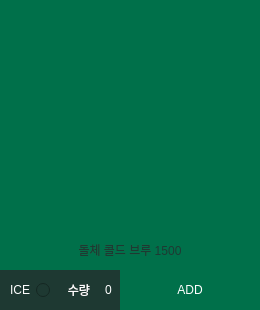
         <widget class="QFrame" name="frame_1_4">
          <property name="geometry">
           <rect>
            <x>20</x>
            <y>370</y>
            <width>260</width>
            <height>310</height>
           </rect>
          </property>
          <property name="frameShape">
           <enum>QFrame::NoFrame</enum>
          </property>
          <property name="frameShadow">
           <enum>QFrame::Raised</enum>
          </property>
          <widget class="QRadioButton" name="radioButton_1_4">
           <property name="geometry">
            <rect>
             <x>0</x>
             <y>270</y>
             <width>50</width>
             <height>40</height>
            </rect>
           </property>
           <property name="focusPolicy">
            <enum>Qt::NoFocus</enum>
           </property>
           <property name="layoutDirection">
            <enum>Qt::RightToLeft</enum>
           </property>
           <property name="styleSheet">
            <string notr="true">background-color: rgb(30, 57, 50);
color: rgb(255, 255, 255);</string>
           </property>
           <property name="text">
            <string>ICE</string>
           </property>
           <property name="checked">
            <bool>false</bool>
           </property>
           <property name="autoRepeat">
            <bool>false</bool>
           </property>
           <property name="autoExclusive">
            <bool>false</bool>
           </property>
          </widget>
          <widget class="QLabel" name="label_1_4">
           <property name="geometry">
            <rect>
             <x>50</x>
             <y>270</y>
             <width>40</width>
             <height>40</height>
            </rect>
           </property>
           <property name="styleSheet">
            <string notr="true">background-color: rgb(30, 57, 50);
color: rgb(255, 255, 255);
font: 75 9pt &quot;맑은 고딕&quot;;</string>
           </property>
           <property name="text">
            <string>수량</string>
           </property>
           <property name="alignment">
            <set>Qt::AlignRight|Qt::AlignTrailing|Qt::AlignVCenter</set>
           </property>
          </widget>
          <widget class="QLabel" name="label_image_1_4">
           <property name="geometry">
            <rect>
             <x>0</x>
             <y>0</y>
             <width>260</width>
             <height>270</height>
            </rect>
           </property>
           <property name="styleSheet">
            <string notr="true">background-color: rgb(0, 112, 74);</string>
           </property>
           <property name="text">
            <string/>
           </property>
          </widget>
          <widget class="QSpinBox" name="spinBox_1_4">
           <property name="geometry">
            <rect>
             <x>90</x>
             <y>270</y>
             <width>50</width>
             <height>40</height>
            </rect>
           </property>
           <property name="focusPolicy">
            <enum>Qt::WheelFocus</enum>
           </property>
           <property name="styleSheet">
            <string notr="true">background-color: rgb(30, 57, 50);
color: rgb(255, 255, 255);</string>
           </property>
           <property name="frame">
            <bool>false</bool>
           </property>
           <property name="alignment">
            <set>Qt::AlignCenter</set>
           </property>
          </widget>
          <widget class="QPushButton" name="pushButton_1_4">
           <property name="geometry">
            <rect>
             <x>120</x>
             <y>270</y>
             <width>140</width>
             <height>40</height>
            </rect>
           </property>
           <property name="focusPolicy">
            <enum>Qt::StrongFocus</enum>
           </property>
           <property name="styleSheet">
            <string notr="true">QPushButton{
	font: 9pt &quot;맑은 고딕&quot;;
	color: rgb(255, 255, 255);
	background-color: rgb(0, 112, 74);
	border: 0px;
}
QPushButton:hover{
	color: rgb(0, 0, 0);
	background-color: rgb(0, 255, 166);
}</string>
           </property>
           <property name="text">
            <string>ADD</string>
           </property>
          </widget>
          <widget class="QLabel" name="label_p_1_4">
           <property name="geometry">
            <rect>
             <x>0</x>
             <y>230</y>
             <width>260</width>
             <height>40</height>
            </rect>
           </property>
           <property name="styleSheet">
            <string notr="true">color: rgb(30, 57, 50);
font: 75 9pt &quot;맑은 고딕&quot;;</string>
           </property>
           <property name="text">
            <string>돌체 콜드 브루 1500</string>
           </property>
           <property name="alignment">
            <set>Qt::AlignCenter</set>
           </property>
          </widget>
         </widget>
